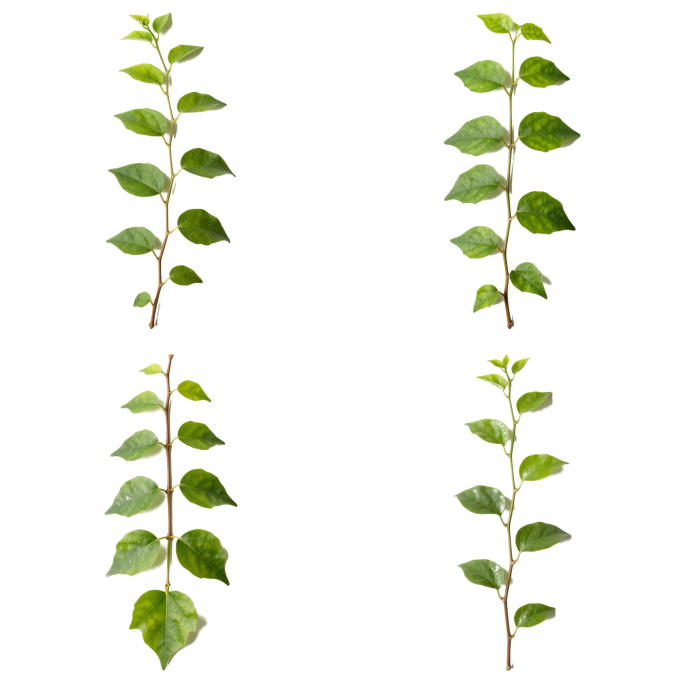
#> input picture VR海边别墅/ue_courtyard/tex/T_bouga_leaf.png, 2048 x 2048 px (shown at 1/3 size)
$ python -i tex_cutout.py   (imports and definitions only)
#> lines starting #> are read from the running program, lines starting #| are printed output that depends on the picture; after the words box and inside, x2 and y2 are one past the last pixel; in counts of white or black regions, pixels touching at a corner belong together
# -*- coding: utf-8 -*-
"""云端: 把本地 Z-Image 生成的白底植物照片抠成带透明通道的叶片卡贴图, 可拼成 2x2 图集。
  alpha: 和背景色 (取四周边框中位数) 的色差 + 饱和度; 去小噪点; 边缘颜色用最近的不透明像素向外填 (防白边/黑边)
用法: python tex_cutout.py out.png a.png b.png c.png d.png   (4 张 -> 2x2 图集, 每格 1024)
      python tex_cutout.py out.png a.png                     (1 张)"""
import sys

import numpy as np
from PIL import Image
from scipy import ndimage


def cutout(path, cell=1024, margin=0.04):
#> called with path = 'tex/T_bouga_leaf.png', cell = 1024, margin = 0.04
    im = np.asarray(Image.open(path).convert("RGB")).astype(np.float32)
    h, w, _ = im.shape
#> h = 2048; w = 2048
    border = np.concatenate([im[:8].reshape(-1, 3), im[-8:].reshape(-1, 3), im[:, :8].reshape(-1, 3), im[:, -8:].reshape(-1, 3)])
    bg = np.median(border, 0)
#> bg = [0, 0, 0]
    dist = np.linalg.norm(im - bg, axis=2)
    mx, mn = im.max(2), im.min(2)
    sat = (mx - mn) / np.maximum(mx, 1)
    lum_drop = np.maximum(0, bg.mean() - im.mean(2))          # 只算明显变暗的 (影子只暗一点, 而且没有饱和度)
#> lum_drop: shape (2048, 2048) float32; every value is 0
    a = np.clip((sat - 0.08) * 3.0 + np.maximum(0, lum_drop - 90) * 0.02, 0, 1)
    a = ndimage.gaussian_filter(a, 0.7)
    a = np.clip((a - 0.25) / 0.5, 0, 1)
    lab, n = ndimage.label(a > 0.5)
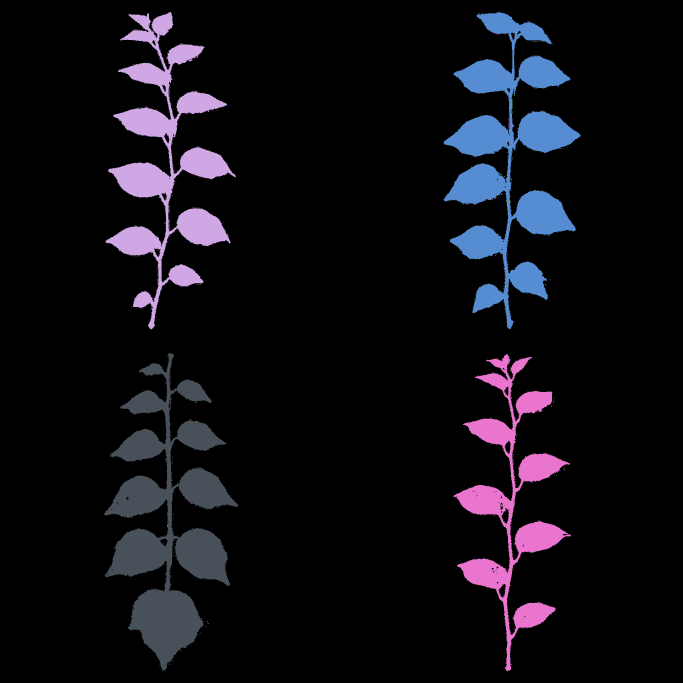
#> lab: shape (2048, 2048) int32 (shown at 1/3 size); 1194 distinct labels, from 0 to 1193; one colour per label, 0 black
#> n = 1193
    if n:
        sizes = ndimage.sum(np.ones_like(a), lab, range(1, n + 1))
#> sizes = 1193 values, max 138675 at index 683, min 1 at index 2, mean 374.6
        keep = np.isin(lab, 1 + np.where(sizes >= 60)[0])
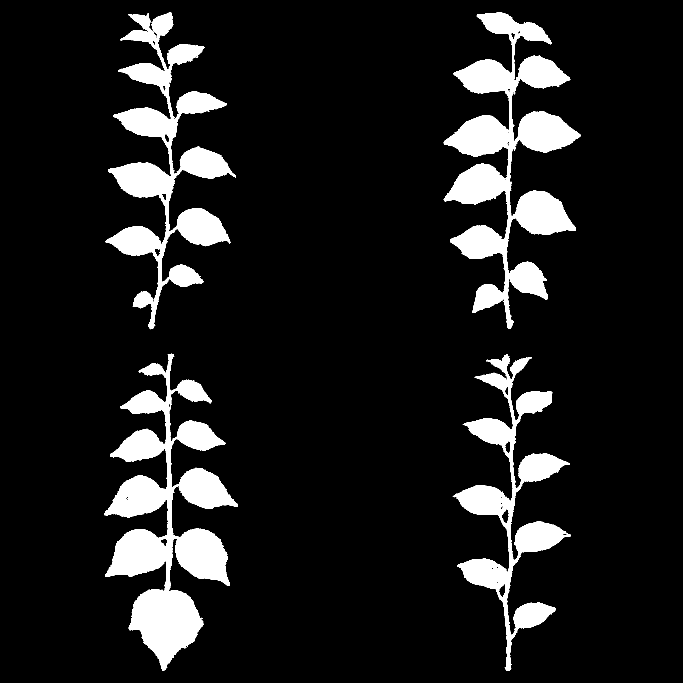
#> keep: shape (2048, 2048) bool (shown at 1/3 size); 10.6% white; 4 white regions, box (x1, y1, x2, y2) and area: (312, 1061, 713, 2012) 138675, (1331, 37, 1742, 987) 129485, (317, 36, 708, 988) 99484, (1358, 1062, 1713, 2013) 76392
        a = a * ndimage.binary_dilation(keep, iterations=3)
    # 颜色向外填
    solid = a > 0.6
#> solid: shape (2048, 2048) bool; 10.4% white; 696 white regions (687 under 20 px), largest, box (x1, y1, x2, y2) and area: (313, 1061, 713, 2012) 136347, (1330, 37, 1742, 987) 127877, (317, 36, 707, 988) 97814
    _, (iy, ix) = ndimage.distance_transform_edt(~solid, return_indices=True)
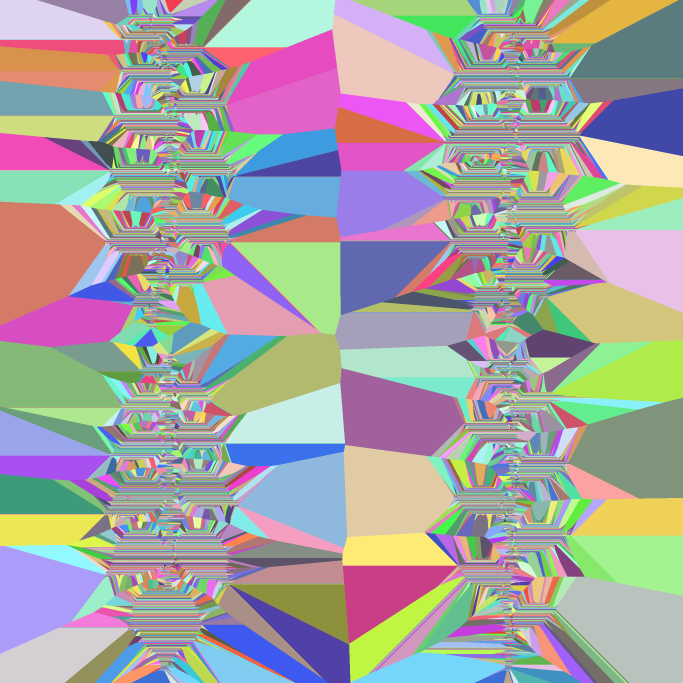
#> iy: shape (2048, 2048) int32 (shown at 1/3 size); 1907 distinct labels, from 35 to 2012; one colour per label, 0 black
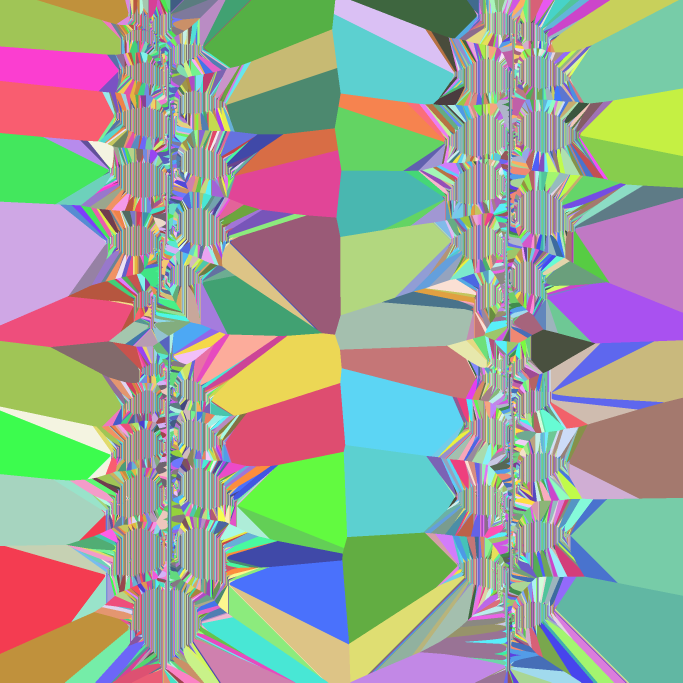
#> ix: shape (2048, 2048) int32 (shown at 1/3 size); 814 distinct labels, from 313 to 1741; one colour per label, 0 black
    col = im[iy, ix]
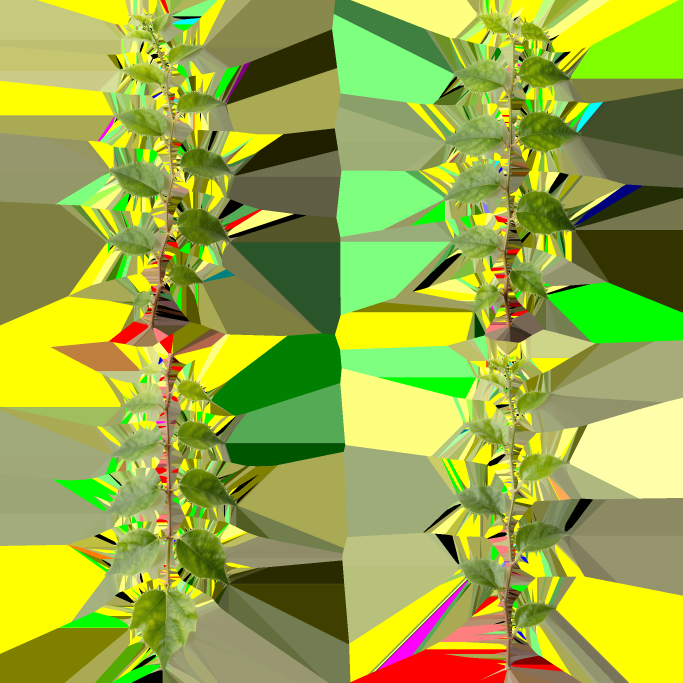
#> col: shape (2048, 2048, 3) float32 (shown at 1/3 size); mean R, G, B 152.9, 172.4, 68.3
    # 裁到内容 + 方形
    ys, xs = np.where(a > 0.3)
    y0, y1, x0, x1 = ys.min(), ys.max(), xs.min(), xs.max()
#> y0 = 34; y1 = 2014; x0 = 310; x1 = 1741
    s = int(max(y1 - y0, x1 - x0) * (1 + 2 * margin))
#> s = 2138
    cy, cx = (y0 + y1) // 2, (x0 + x1) // 2
#> cy = 1024; cx = 1025
    rgba = np.dstack([col, a * 255]).astype(np.uint8)
    big = np.zeros((s, s, 4), np.uint8)
    sy0, sx0 = cy - s // 2, cx - s // 2
#> sy0 = -45; sx0 = -44
    ys0, xs0 = max(0, sy0), max(0, sx0)
#> ys0 = 0; xs0 = 0
    ys1, xs1 = min(h, sy0 + s), min(w, sx0 + s)
#> ys1 = 2048; xs1 = 2048
    big[ys0 - sy0:ys1 - sy0, xs0 - sx0:xs1 - sx0] = rgba[ys0:ys1, xs0:xs1]
    # 透明区也填上颜色 (mip 时不混进黑色)
    bb = big.astype(np.float32)
    sol = bb[..., 3] > 150
#> sol: shape (2138, 2138) bool; 9.6% white; 725 white regions (716 under 20 px), largest, box (x1, y1, x2, y2) and area: (357, 1106, 757, 2057) 136592, (1374, 82, 1786, 1032) 127997, (361, 81, 751, 1033) 97952
    if sol.any():
        _, (iy, ix) = ndimage.distance_transform_edt(~sol, return_indices=True)
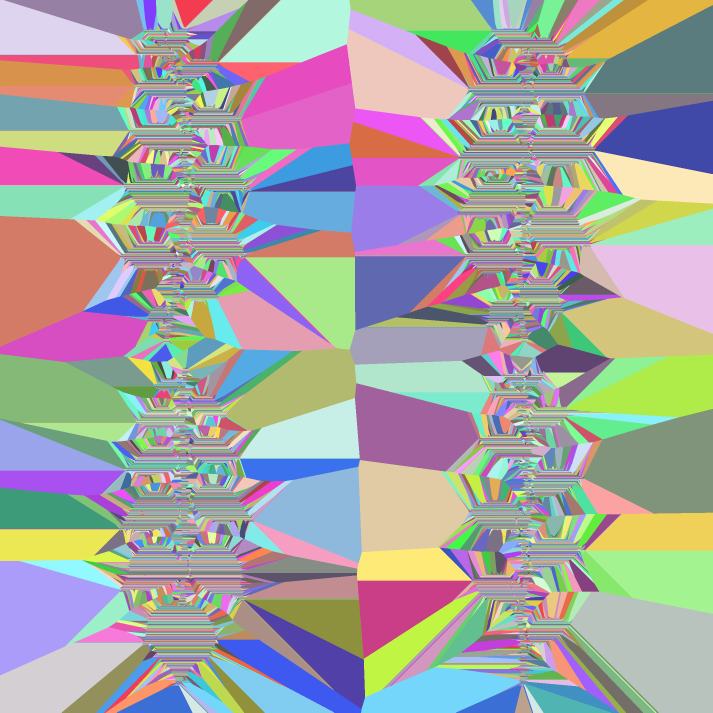
#> iy: shape (2138, 2138) int32 (shown at 1/3 size); 1907 distinct labels, from 80 to 2057; one colour per label, 0 black
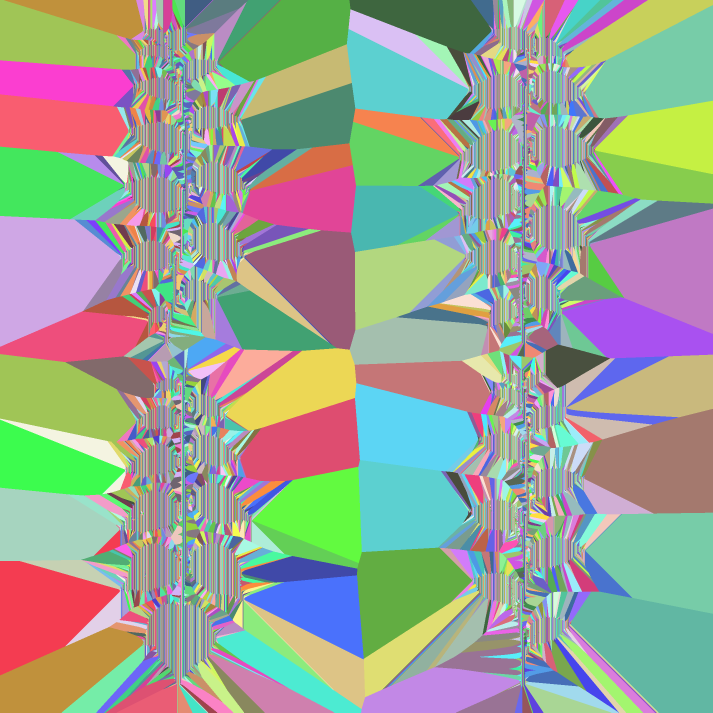
#> ix: shape (2138, 2138) int32 (shown at 1/3 size); 814 distinct labels, from 357 to 1785; one colour per label, 0 black
        bb[..., :3] = bb[iy, ix, :3]
    return Image.fromarray(bb.astype(np.uint8), "RGBA").resize((cell, cell), Image.LANCZOS)


def main():
    out, srcs = sys.argv[1], sys.argv[2:]
    if len(srcs) == 1:
        cutout(srcs[0]).save(out)
    else:
        at = Image.new("RGBA", (2048, 2048))
        for i, p in enumerate(srcs[:4]):
            at.paste(cutout(p), ((i % 2) * 1024, (i // 2) * 1024))
        at.save(out)
    print(out)


# [2 lines not run here, left out]

>>> result = cutout('tex/T_bouga_leaf.png')

$ run again, on VR海边别墅/ue_courtyard/tex/T_fig_leaves.png
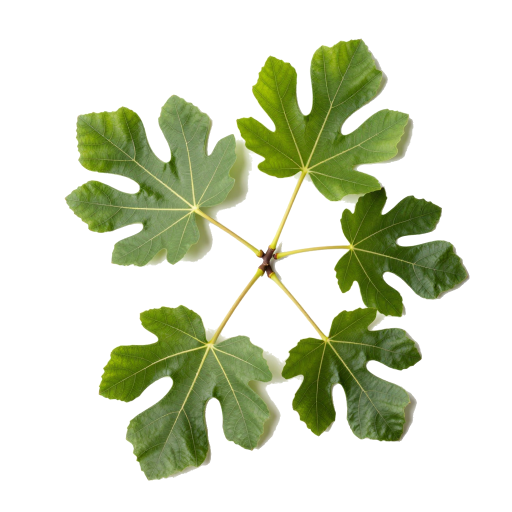
#> input picture VR海边别墅/ue_courtyard/tex/T_fig_leaves.png, 1024 x 1024 px (shown at 1/2 size)
#> bg = [214, 214, 192]
#> in cutout, `lab, n = ndimage.label(a > 0.5)`:
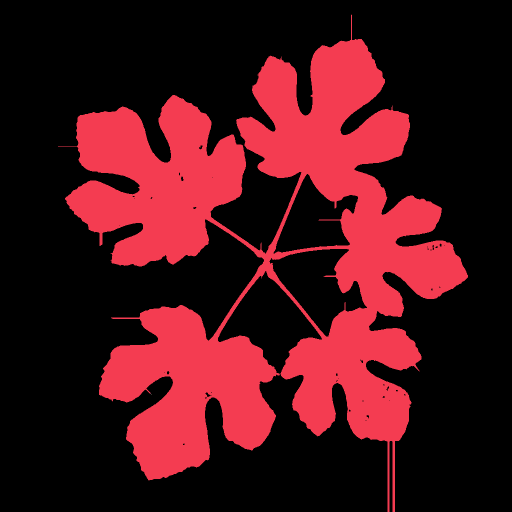
#> lab: shape (1024, 1024) int32 (shown at 1/2 size); 4 distinct labels, from 0 to 3; one colour per label, 0 black
#> n = 3
#> sizes = [307424, 1, 1]
#> keep: shape (1024, 1024) bool; 29.3% white; 1 white region, box (x1, y1, x2, y2) and area: (116, 29, 936, 1024) 307424
#> solid: shape (1024, 1024) bool; 29.1% white; 2 white regions (1 under 20 px), largest, box (x1, y1, x2, y2) and area: (130, 38, 936, 1024) 304647
#> y0 = 26; y1 = 1023; x0 = 113; x1 = 935
#> s = 1076
#> cy = 524
#> sy0 = -14
#> ys0 = 0
#> ys1 = 1024
#> sol: shape (1076, 1076) bool; 26.3% white; 2 white regions (1 under 20 px), largest, box (x1, y1, x2, y2) and area: (144, 52, 950, 1038) 304884
#> in cutout, `_, (iy, ix) = ndimage.distance_transform_edt(~sol, return_indices=True)`:
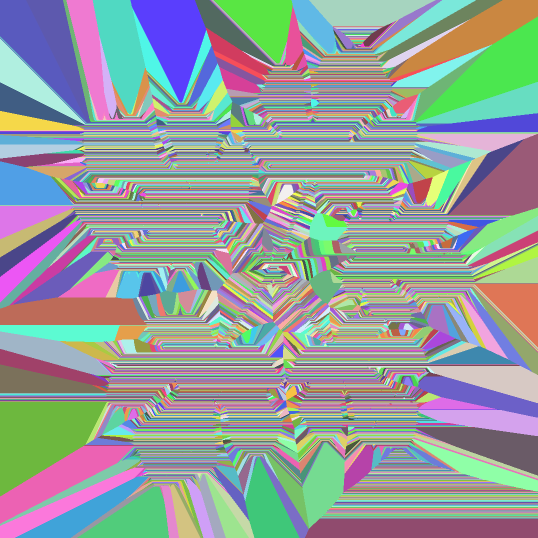
#> iy: shape (1076, 1076) int32 (shown at 1/2 size); 986 distinct labels, from 52 to 1037; one colour per label, 0 black

$ run again, on VR海边别墅/ue_courtyard/tex/T_lavender.png
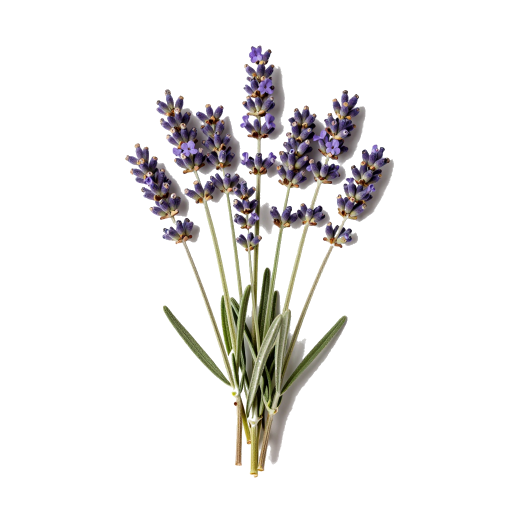
#> input picture VR海边别墅/ue_courtyard/tex/T_lavender.png, 1024 x 1024 px (shown at 1/2 size)
#> bg = [184, 177, 174]
#> lab: shape (1024, 1024) int32; 103 distinct labels, from 0 to 102
#> n = 102
#> sizes = 102 values, max 26331 at index 51, min 1 at index 25, mean 879.8
#> keep: shape (1024, 1024) bool; 8.5% white; 28 white regions, largest, box (x1, y1, x2, y2) and area: (417, 407, 650, 1024) 26331, (553, 182, 718, 376) 12156, (315, 192, 470, 347) 9207
#> solid: shape (1024, 1024) bool; 8% white; 65 white regions (20 under 20 px), largest, box (x1, y1, x2, y2) and area: (417, 407, 607, 1024) 23100, (553, 183, 718, 376) 11579, (346, 209, 470, 347) 7170
#> y0 = 75; y1 = 1023; x0 = 257; x1 = 778
#> s = 1023
#> cy = 549; cx = 517
#> sy0 = 38; sx0 = 6
#> ys0 = 38; xs0 = 6
#> ys1 = 1024
#> sol: shape (1023, 1023) bool; 8.1% white; 61 white regions (19 under 20 px), largest, box (x1, y1, x2, y2) and area: (411, 369, 601, 986) 23212, (547, 145, 712, 338) 11623, (340, 171, 464, 309) 7199
#> in cutout, `_, (iy, ix) = ndimage.distance_transform_edt(~sol, return_indices=True)`:
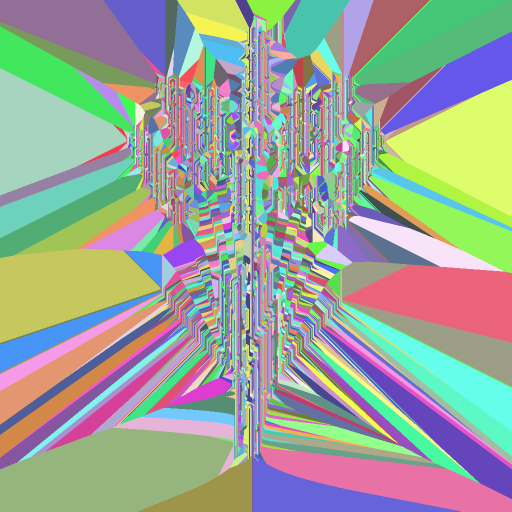
#> ix: shape (1023, 1023) int32 (shown at 1/2 size); 521 distinct labels, from 252 to 772; one colour per label, 0 black
